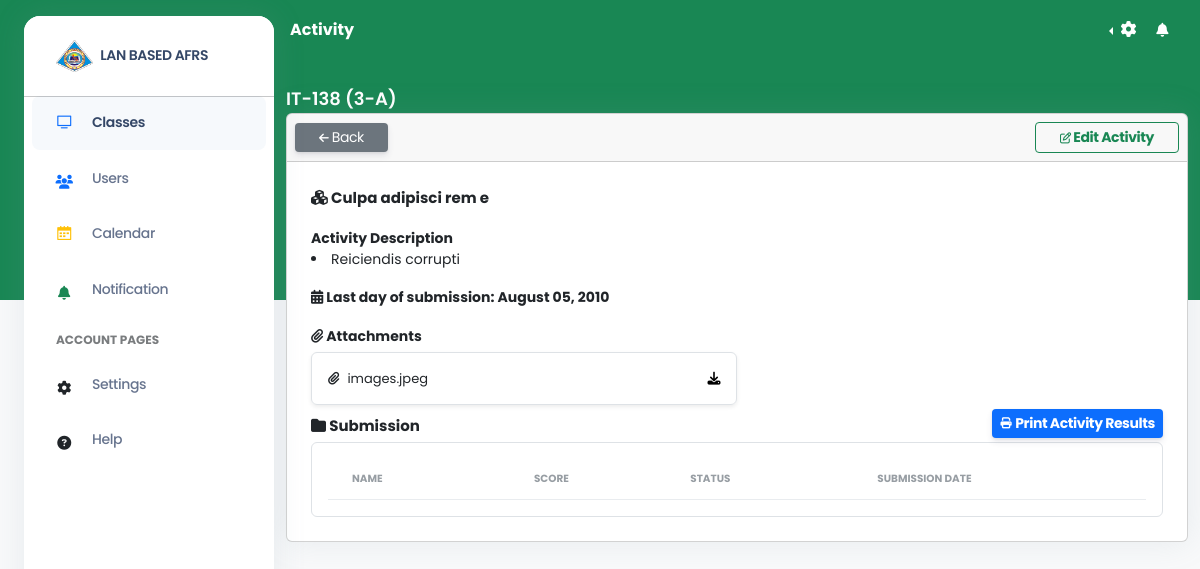
The page /index.php?page=activity&activity_id=37&class_id=6 (signed in) on the database its author committed.
### tables this page shows
CREATE TABLE `class` (
  `class_id` int(255) NOT NULL,
  `user_id` int(255) NOT NULL,
  `class_image` varchar(255) DEFAULT NULL,
  `classname` varchar(255) NOT NULL,
  `section` varchar(255) NOT NULL,
  `room` varchar(255) NOT NULL,
  `subject` varchar(255) NOT NULL,
  `class_status` int(2) NOT NULL,
  `classaddeddate` datetime NOT NULL,
  `classcode` varchar(255) NOT NULL,
  `schedclass_lecture` varchar(255) NOT NULL,
  `schedclass_lab` varchar(255) NOT NULL,
  `room_lab` varchar(255) NOT NULL,
  `course` varchar(255) NOT NULL,
  `program` varchar(255) NOT NULL,
  `classroom_lecture` varchar(255) NOT NULL,
  `classroom_lab` varchar(255) NOT NULL
);

CREATE TABLE `activity` (
  `activity_id` int(255) NOT NULL,
  `class_id` int(255) NOT NULL,
  `activity_title` varchar(255) NOT NULL,
  `activity_description` longtext NOT NULL,
  `isDueDate` int(2) NOT NULL,
  `dueDate` datetime NOT NULL,
  `total_points` int(11) NOT NULL,
  `activity_type` varchar(10) NOT NULL,
  `activity_dateAdded` datetime NOT NULL,
  `activity_status` int(2) NOT NULL,
  `question_type` varchar(20) DEFAULT NULL
);

CREATE TABLE `attachments` (
  `attachment_id` int(255) NOT NULL,
  `activity_id` int(255) NOT NULL,
  `attachment_file` varchar(255) NOT NULL,
  `attachment_filetype` varchar(255) NOT NULL,
  `attachment_name` varchar(255) NOT NULL,
  `attachment_type` varchar(20) NOT NULL,
  `attachment_datecreated` datetime DEFAULT NULL,
  `attachment_modified` datetime DEFAULT NULL,
  `attachment_addeddate` datetime NOT NULL
);

### config/database.php (called while the page is built, shortened)
<?php
$host = "localhost";
$username = "root";
$password = "";
$database = "lanbased";
$conn = mysqli_connect($host, $username, $password, $database);
function find_where($table, $columns_and_values, $limit = null)
{
    global $conn;
    $sql = "SELECT * FROM $table WHERE ";
    $params = [];
    $types = "";
    $i = 0;
    foreach ($columns_and_values as $column => $value) {
        $sql .= "$column = ? ";
        $params[] = &$columns_and_values[$column];
        $types .= "s";
    }
    $stmt = mysqli_prepare($conn, $sql);
    array_unshift($params, $types);
    call_user_func_array(array($stmt, "bind_param"), $params);
    $stmt->execute();
    $result = $stmt->get_result();
    return $result->fetch_all(MYSQLI_ASSOC);
}
function first($table, $columns_and_values)
{
    global $conn;
    $sql = "SELECT * FROM $table WHERE ";
    $params = [];
    $types = "";
    $i = 0;
    foreach ($columns_and_values as $column => $value) {
        $sql .= "$column = ? ";
        $params[] = &$columns_and_values[$column];
        $types .= "s";
        if (++$i !== count($columns_and_values)) {
            $sql .= "AND ";
        }
    }
    $sql .= "LIMIT 1";
    $stmt = mysqli_prepare($conn, $sql);
    array_unshift($params, $types);
    call_user_func_array(array($stmt, "bind_param"), $params);
    $stmt->execute();
    $result = $stmt->get_result();
    return $result->fetch_assoc();
}

### views/activity.php (the view, shortened to what this page needs)
<?php
$activity = first('activity', ['activity_id' => $_GET['activity_id'], 'activity_type' => 'activity']);
?>
<div class="container-fluid py-4">
    <div class="row">
        <div class="col-12">
            <p class="m-0 text-white class_header"><?= $class_settings['classname'] ?> (<?= $class_settings['section'] ?>)</p>
            <div class="card mb-4">
                <div class="card-header d-flex p-2 align-items-center justify-content-between">
                    <div class="d-flex justify-content-between align-items-center">
                        <a href="?page=lab activities&class_id=<?php echo $_GET['class_id'] ?>" class="btn btn-secondary btn-sm px-4 mb-0">
                            <i class="fa fa-arrow-left"></i>
                            Back
                        </a>
                    </div>
                    <?php if ($_SESSION['usertype'] == 1 || $_SESSION['usertype'] == 2) : ?>
                        <a href="?page=edit activity&activity_id=<?php echo $_GET['activity_id'] ?>&class_id=<?php echo $_GET['class_id'] ?>" class="btn btn-outline-success btn-sm px-4 mb-0 font-bold">
                            <i class="fa fa-edit"></i>
                            Edit Activity
                        </a>
                    <?php endif; ?>
                </div>
                <div class="card-body">
                    <p class="title-activity">
                        <i class="fa fa-cubes"></i>
                        <?= $activity['activity_title'] ?>
                    </p>
                    <p class="activity-description font-bold m-0">Activity Description</p>
                    <li class="activity-description">
                        <?= $activity['activity_description'] ?>
                    </li>
                    <?php
                    $attachments = find_where('attachments', ['activity_id' => $_GET['activity_id']]);
                    ?>
                    <p class="m-0 mt-3 attachment_text">
                        <i class="fa fa-calendar"></i>
                        Last day of submission: <?= date("F d, Y", strtotime($activity['dueDate'])) ?>
                    </p>
                    <p class="m-0 mt-3 attachment_text">
                        <i class="fa fa-paperclip"></i>
                        Attachments
                    </p>
                    <div class="d-flex flex-column">
                        <?php foreach ($attachments as $attachment) : ?>
                            <div class="activity-file text-decoration-none d-flex gap-1 justify-content-between align-items-center mb-1 text-dark border w-50 p-3 rounded mt-1 shadow shadow-sm">
                                <div class="d-flex align-items-center gap-2">
                                    <i class="fa fa-paperclip"></i>
                                    <?= $attachment['attachment_name'] ?>
                                </div>
                                <a href="<?= $attachment['attachment_file'] ?>" download="<?= $attachment['attachment_name'] ?>" class="text-black download-hover">
                                    <i class="fa fa-download"></i>
                                </a>
                            </div>
                        <?php endforeach; ?>
                    </div>
                    <div class="d-flex justify-content-between mb-1 align-items-center <?php echo $_SESSION['usertype'] == 0 ? "w-50" : "" ?>">
                        <p class="title-activity mb-0">
                            <i class="fa fa-folder mt-2"></i>
                            Submission
                        </p>
                        <?php if ($_SESSION['usertype'] == 1 || $_SESSION['usertype'] == 2) : ?>
                            <a href="?page=print activity&activity_id=<?php echo $_GET['activity_id'] ?>" class="btn btn-sm btn-primary mb-0 d-flex gap-1 align-items-center font-bold"><i class="fa fa-print"></i>Print Activity Results</a>
                        <?php endif; ?>
                    </div>
                    <?php if ($_SESSION['usertype'] == 1 || $_SESSION['usertype'] == 2) : ?>
                        <div class="border rounded p-3 ">
                            <div class="table-responsive p-0">
                                <table class="table align-items-center mb-0 table-data">
                                    <thead>
                                        <tr>
                                            <th class="text-uppercase text-secondary text-xxs font-weight-bolder opacity-7">Name</th>
                                            <th class="text-center text-uppercase text-secondary text-xxs font-weight-bolder opacity-7">Score</th>
                                            <th class="text-center text-uppercase text-secondary text-xxs font-weight-bolder opacity-7">Status</th>
                                            <th class="text-center text-uppercase text-secondary text-xxs font-weight-bolder opacity-7">Submission Date</th>
                                            <th class="text-secondary opacity-7"></th>
                                        </tr>
                                    </thead>
                                </table>
                            </div>
                        </div>
                    <?php endif; ?>
                </div>
            </div>
        </div>
    </div>
</div>

### public/assets/css/main.css (style rules this page uses)
* { font-family: "Poppins", sans-serif; }
.font-bold { font-weight: bold; font-size: 14px; }
.class_header { font-size: 18px !important; font-weight: 600; }
.attachment_text { font-size: 14px; font-weight: bold; }
.activity-file { font-size: 13px; }
.title-activity { font-size: 15px; font-weight: bold; }
.activity-description { font-size: 14px; }
.h-height-100 { height: 100vh !important; }

### rows shown on the page
class: classname "IT-138", section "3-A"
activity: activity_title "Culpa adipisci rem e", activity_description "Reiciendis corrupti", dueDate "August 05, 2010"
attachments: attachment_name "images.jpeg"

### other values the page prints
$_GET['page'] "Activity"
